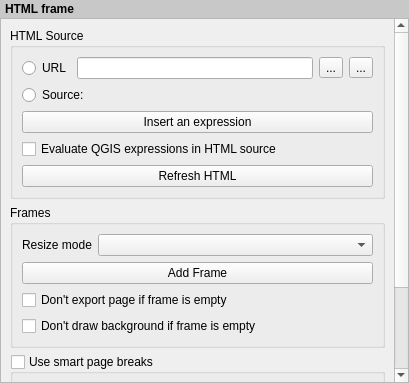
<?xml version="1.0" encoding="UTF-8"?>
<ui version="4.0">
 <class>ComposerHtmlWidgetBase</class>
 <widget class="QWidget" name="ComposerHtmlWidgetBase">
  <property name="geometry">
   <rect>
    <x>0</x>
    <y>0</y>
    <width>409</width>
    <height>383</height>
   </rect>
  </property>
  <property name="windowTitle">
   <string>HTML Frame</string>
  </property>
  <layout class="QVBoxLayout" name="verticalLayout">
   <property name="spacing">
    <number>0</number>
   </property>
   <property name="leftMargin">
    <number>0</number>
   </property>
   <property name="topMargin">
    <number>0</number>
   </property>
   <property name="rightMargin">
    <number>0</number>
   </property>
   <property name="bottomMargin">
    <number>0</number>
   </property>
   <item>
    <widget class="QLabel" name="label">
     <property name="sizePolicy">
      <sizepolicy hsizetype="Preferred" vsizetype="Maximum">
       <horstretch>0</horstretch>
       <verstretch>0</verstretch>
      </sizepolicy>
     </property>
     <property name="styleSheet">
      <string notr="true">padding: 2px; font-weight: bold; background-color: rgb(200, 200, 200);</string>
     </property>
     <property name="text">
      <string>HTML frame</string>
     </property>
    </widget>
   </item>
   <item>
    <widget class="QScrollArea" name="scrollArea">
     <property name="widgetResizable">
      <bool>true</bool>
     </property>
     <widget class="QWidget" name="scrollAreaWidgetContents">
      <property name="geometry">
       <rect>
        <x>0</x>
        <y>0</y>
        <width>390</width>
        <height>440</height>
       </rect>
      </property>
      <layout class="QVBoxLayout" name="mainLayout">
       <item>
        <widget class="QgsCollapsibleGroupBoxBasic" name="groupBox">
         <property name="focusPolicy">
          <enum>Qt::StrongFocus</enum>
         </property>
         <property name="title">
          <string>HTML Source</string>
         </property>
         <property name="syncGroup" stdset="0">
          <string notr="true">composeritem</string>
         </property>
         <property name="collapsed" stdset="0">
          <bool>false</bool>
         </property>
         <layout class="QGridLayout" name="gridLayout_2">
          <item row="5" column="0" colspan="2">
           <widget class="QCheckBox" name="mEvaluateExpressionsCheckbox">
            <property name="toolTip">
             <string>If checked, expressions inside [% %] tags will be evaluated prior to rendering the HTML</string>
            </property>
            <property name="text">
             <string>Evaluate QGIS expressions in HTML source</string>
            </property>
           </widget>
          </item>
          <item row="6" column="0" colspan="2">
           <widget class="QPushButton" name="mReloadPushButton">
            <property name="text">
             <string>Refresh HTML</string>
            </property>
           </widget>
          </item>
          <item row="0" column="1">
           <layout class="QHBoxLayout" name="horizontalLayout">
            <item>
             <widget class="QLineEdit" name="mUrlLineEdit"/>
            </item>
            <item>
             <widget class="QToolButton" name="mFileToolButton">
              <property name="text">
               <string>...</string>
              </property>
             </widget>
            </item>
            <item>
             <widget class="QgsDataDefinedButton" name="mUrlDDBtn">
              <property name="text">
               <string>...</string>
              </property>
             </widget>
            </item>
           </layout>
          </item>
          <item row="2" column="0" colspan="2">
           <widget class="QRadioButton" name="mRadioManualSource">
            <property name="text">
             <string>Source:</string>
            </property>
           </widget>
          </item>
          <item row="3" column="0" colspan="2">
           <layout class="QVBoxLayout" name="htmlEditorLayout"/>
          </item>
          <item row="0" column="0">
           <widget class="QRadioButton" name="mRadioUrlSource">
            <property name="text">
             <string>URL</string>
            </property>
           </widget>
          </item>
          <item row="4" column="0" colspan="2">
           <widget class="QPushButton" name="mInsertExpressionButton">
            <property name="text">
             <string>Insert an expression</string>
            </property>
           </widget>
          </item>
         </layout>
        </widget>
       </item>
       <item>
        <widget class="QgsCollapsibleGroupBoxBasic" name="frameGroupBox">
         <property name="focusPolicy">
          <enum>Qt::StrongFocus</enum>
         </property>
         <property name="title">
          <string>Frames</string>
         </property>
         <property name="checkable">
          <bool>false</bool>
         </property>
         <property name="checked">
          <bool>false</bool>
         </property>
         <property name="collapsed" stdset="0">
          <bool>false</bool>
         </property>
         <property name="syncGroup" stdset="0">
          <string notr="true">composeritem</string>
         </property>
         <layout class="QGridLayout" name="gridLayout">
          <item row="0" column="1">
           <widget class="QComboBox" name="mResizeModeComboBox">
            <property name="sizePolicy">
             <sizepolicy hsizetype="Expanding" vsizetype="Fixed">
              <horstretch>0</horstretch>
              <verstretch>0</verstretch>
             </sizepolicy>
            </property>
           </widget>
          </item>
          <item row="2" column="0" colspan="2">
           <widget class="QCheckBox" name="mEmptyFrameCheckBox">
            <property name="text">
             <string>Don't export page if frame is empty</string>
            </property>
           </widget>
          </item>
          <item row="1" column="0" colspan="2">
           <widget class="QPushButton" name="mAddFramePushButton">
            <property name="text">
             <string>Add Frame</string>
            </property>
           </widget>
          </item>
          <item row="0" column="0">
           <widget class="QLabel" name="mResizeModeLabel">
            <property name="text">
             <string>Resize mode</string>
            </property>
            <property name="wordWrap">
             <bool>true</bool>
            </property>
           </widget>
          </item>
          <item row="3" column="0" colspan="2">
           <widget class="QCheckBox" name="mHideEmptyBgCheckBox">
            <property name="text">
             <string>Don't draw background if frame is empty</string>
            </property>
           </widget>
          </item>
         </layout>
        </widget>
       </item>
       <item>
        <widget class="QgsCollapsibleGroupBoxBasic" name="mUseSmartBreaksCheckBox">
         <property name="title">
          <string>Use smart page breaks</string>
         </property>
         <property name="checkable">
          <bool>true</bool>
         </property>
         <property name="checked">
          <bool>false</bool>
         </property>
         <property name="collapsed" stdset="0">
          <bool>false</bool>
         </property>
         <property name="syncGroup" stdset="0">
          <string notr="true">composeritem</string>
         </property>
         <layout class="QGridLayout" name="gridLayout_3" columnstretch="0,1">
          <item row="0" column="0">
           <widget class="QLabel" name="mLabelMaxDistance">
            <property name="text">
             <string>Maximum distance</string>
            </property>
           </widget>
          </item>
          <item row="0" column="1">
           <widget class="QgsDoubleSpinBox" name="mMaxDistanceSpinBox">
            <property name="suffix">
             <string> mm</string>
            </property>
            <property name="decimals">
             <number>1</number>
            </property>
            <property name="maximum">
             <double>1000.000000000000000</double>
            </property>
            <property name="singleStep">
             <double>1.000000000000000</double>
            </property>
            <property name="showClearButton" stdset="0">
             <bool>false</bool>
            </property>
           </widget>
          </item>
         </layout>
        </widget>
       </item>
       <item>
        <widget class="QgsCollapsibleGroupBoxBasic" name="mUserStylesheetCheckBox">
         <property name="title">
          <string>User stylesheet</string>
         </property>
         <property name="checkable">
          <bool>true</bool>
         </property>
         <property name="checked">
          <bool>false</bool>
         </property>
         <property name="collapsed" stdset="0">
          <bool>true</bool>
         </property>
         <property name="syncGroup" stdset="0">
          <string notr="true">composeritem</string>
         </property>
         <layout class="QVBoxLayout" name="verticalLayout_2">
          <item>
           <layout class="QVBoxLayout" name="stylesheetEditorLayout"/>
          </item>
          <item>
           <widget class="QPushButton" name="mReloadPushButton2">
            <property name="text">
             <string>Update HTML</string>
            </property>
           </widget>
          </item>
         </layout>
        </widget>
       </item>
      </layout>
     </widget>
    </widget>
   </item>
  </layout>
 </widget>
 <customwidgets>
  <customwidget>
   <class>QgsCollapsibleGroupBoxBasic</class>
   <extends>QGroupBox</extends>
   <header>qgscollapsiblegroupbox.h</header>
   <container>1</container>
  </customwidget>
  <customwidget>
   <class>QgsDoubleSpinBox</class>
   <extends>QDoubleSpinBox</extends>
   <header>qgsdoublespinbox.h</header>
  </customwidget>
  <customwidget>
   <class>QgsDataDefinedButton</class>
   <extends>QToolButton</extends>
   <header>qgsdatadefinedbutton.h</header>
  </customwidget>
 </customwidgets>
 <tabstops>
  <tabstop>scrollArea</tabstop>
  <tabstop>groupBox</tabstop>
  <tabstop>mRadioUrlSource</tabstop>
  <tabstop>mUrlLineEdit</tabstop>
  <tabstop>mFileToolButton</tabstop>
  <tabstop>mUrlDDBtn</tabstop>
  <tabstop>mRadioManualSource</tabstop>
  <tabstop>mInsertExpressionButton</tabstop>
  <tabstop>mEvaluateExpressionsCheckbox</tabstop>
  <tabstop>mReloadPushButton</tabstop>
  <tabstop>frameGroupBox</tabstop>
  <tabstop>mResizeModeComboBox</tabstop>
  <tabstop>mAddFramePushButton</tabstop>
  <tabstop>mEmptyFrameCheckBox</tabstop>
  <tabstop>mHideEmptyBgCheckBox</tabstop>
  <tabstop>mUseSmartBreaksCheckBox</tabstop>
  <tabstop>mMaxDistanceSpinBox</tabstop>
  <tabstop>mUserStylesheetCheckBox</tabstop>
  <tabstop>mReloadPushButton2</tabstop>
 </tabstops>
 <resources/>
 <connections/>
</ui>
